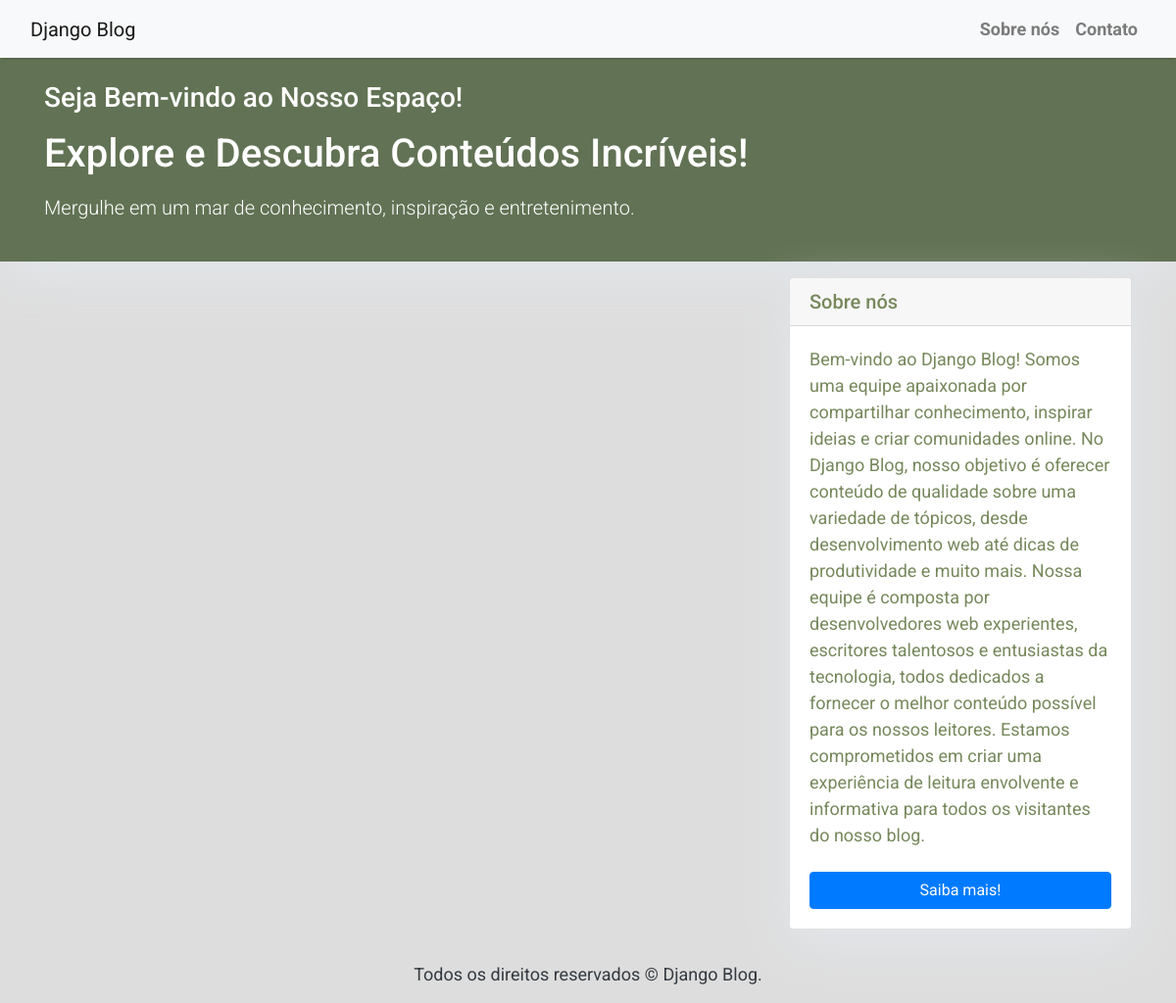
Before: / with the older database file.
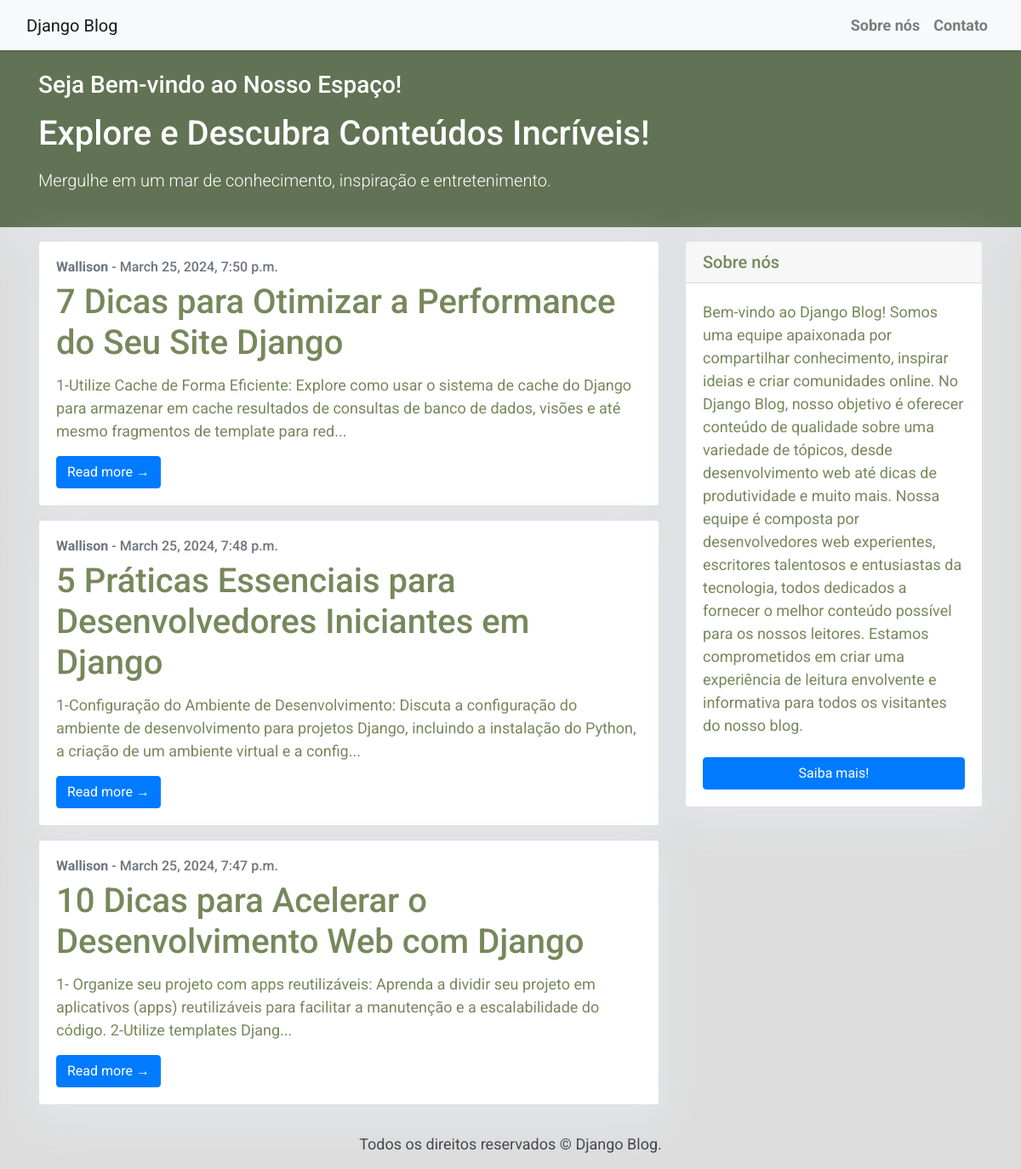
After: the same page with the newer database file.
### blog/models/post.py (models this page shows, shortened)
class Post(models.Model):
    title = models.CharField(max_length=200, unique=True)
    slug = models.SlugField(max_length=200, unique=True)
    author = models.ForeignKey(User, on_delete=models.CASCADE, related_name='blog_post')
    updated_on = models.DateTimeField(auto_now=True)
    content = models.TextField()
    created_on = models.DateTimeField(auto_now_add =True)
    status = models.IntegerField(choices=STATUS, default=0)
    class Meta:
        ordering = ['-created_on']

### blog/views/post_view.py (the view)
# urls.py: path("", views.PostView.as_view(), name='home'),
class PostView(generic.ListView):
    queryset =  Post.objects.filter(status=1).order_by('-created_on')
    template_name = 'index.html'

### blog/templates/index.html (shortened to what this page needs)
{% extends "base.html" %}
{% block content %}
<header class="masthead">
    <div class="container">
        <div class="row">
            <div class="col-md-8">
                <div class="site-heading">
                    <h3 class="mb-3">Seja Bem-vindo ao Nosso Espaço!</h3>
                    <h1 class="mb-3">Explore e Descubra Conteúdos Incríveis!</h1>
                    <p class="lead">Mergulhe em um mar de conhecimento, inspiração e entretenimento.</p>
                </div>
            </div>
        </div>
    </div>
</header>
<div class="container">
    <div class="row">
        <div class="col-md-8 mt-3 left">
            {% for post in post_list %}
            <div class="card mb-3">
                <div class="card-body">
                    <h3 class="card-text text-muted h6"><b>{{post.author}}</b> - {{post.created_on}}</h3>
                    <h1 class="card-title">{{post.title}}</h1>
                    {% if post.content|length > 200 %}
                    <p class="card-text">{{ post.content|slice:":200" }}...</p>
                    {% else %}
                    <p class="card-text">{{ post.content }}</p>
                    {% endif %}
                    <a href="{% url 'post_detail' post.slug %}" class="btn btn-primary">Read more &rarr;</a>
                </div>
            </div>
            {% endfor %}
        </div>
        {% block sidebar %} {% include 'sidebar.html' %} {% endblock sidebar %}
    </div>
</div>
{%endblock%}

### blog/templates/base.html (shortened to what this page needs)
<!DOCTYPE html>
<html>
<head>
    <link rel="stylesheet" href="https://maxcdn.bootstrapcdn.com/bootstrap/4.0.0/css/bootstrap.min.css"
 />
</head>
<body>
    <nav class="navbar navbar-expand-lg navbar-light bg-light shadow" id="mainNav">
        <div class="container-fluid">
            <a class="navbar-brand" href="{% url 'home' %}">Django Blog</a>
            <div class="collapse navbar-collapse" id="navbarResponsive">
                <ul class="navbar-nav ml-auto">
                    <li class="nav-item text-black">
                        <a class="nav-link text-black font-weight-bold" href="#">Sobre nós</a>
                    </li>
                    <li class="nav-item text-black">
                        <a class="nav-link text-black font-weight-bold" href="#">Contato</a>
                    </li>
                </ul>
            </div>
        </div>
    </nav>
    {% block content %}{% endblock content %}
    <footer class="py-3 bg-grey">
        <p class="m-0 text-dark text-center ">Todos os direitos reservados &copy; {{ year }} Django Blog.</p>
    </footer>
</body>
</html>

### blog/templates/sidebar.html
{% block sidebar %}
<div class="col-md-4 float-right ">
    <div class="card my-3">
        <h5 class="card-header">Sobre nós</h5>
        <div class="card-body">
            <p class="card-text"> Bem-vindo ao Django Blog!
                Somos uma equipe apaixonada por compartilhar conhecimento, inspirar ideias e criar comunidades online.
                No Django Blog, nosso objetivo é oferecer conteúdo de qualidade sobre uma variedade de tópicos, desde
                desenvolvimento web até dicas de produtividade e muito mais.
                Nossa equipe é composta por desenvolvedores web experientes, escritores talentosos e entusiastas da
                tecnologia, todos dedicados a fornecer o melhor conteúdo possível para os nossos leitores. Estamos
                comprometidos em criar uma experiência de leitura envolvente e informativa para todos os visitantes do
                nosso blog.
                <a href="#" class="btn btn-primary d-block mt-4">Saiba mais!</a>
        </div>
    </div>
</div>
{% endblock sidebar %}

### blog/templates/base.html (style rules this page uses)
body { font-family: "Roboto", sans-serif; font-size: 17px; background-color: #DDDDDD; color: #76885B; }
.shadow { box-shadow: 0 4px 2px -2px rgba(0, 0, 0, 0.1); }
.masthead { background: #627254; color: #fff; height: auto; padding: 24px; box-shadow: 0 16px 48px #E3E7EB; }
.container-fluid { max-width: 1200px; margin: 0 auto; }

### blog/templates/index.html (style rules this page uses)
body { font-family: "Roboto", sans-serif; font-size: 18px; background-color: #DDDDDD; color: #76885B; }
.card { box-shadow: 0 16px 48px #E3E7EB; }

Changed rows visible on the page:
added Post: author "Wallison", created_on "March 25, 2024, 7:50 p.m.", title "7 Dicas para Otimizar a Performance do Seu Site Django", content "1-Utilize Cache de Forma Eficiente: Explore como usar o sistema de cache do Django para armazenar em cache resultados de consultas de banco de dados, visões e até mesmo fragmentos de template para red"
added Post: author "Wallison", created_on "March 25, 2024, 7:48 p.m.", title "5 Práticas Essenciais para Desenvolvedores Iniciantes em Django", content "1-Configuração do Ambiente de Desenvolvimento: Discuta a configuração do ambiente de desenvolvimento para projetos Django, incluindo a instalação do Python, a criação de um ambiente virtual e a config"
added Post: author "Wallison", created_on "March 25, 2024, 7:47 p.m.", title "10 Dicas para Acelerar o Desenvolvimento Web com Django", content "1- Organize seu projeto com apps reutilizáveis: Aprenda a dividir seu projeto em aplicativos (apps) reutilizáveis para facilitar a manutenção e a escalabilidade do código. 2-Utilize templates Djang"
